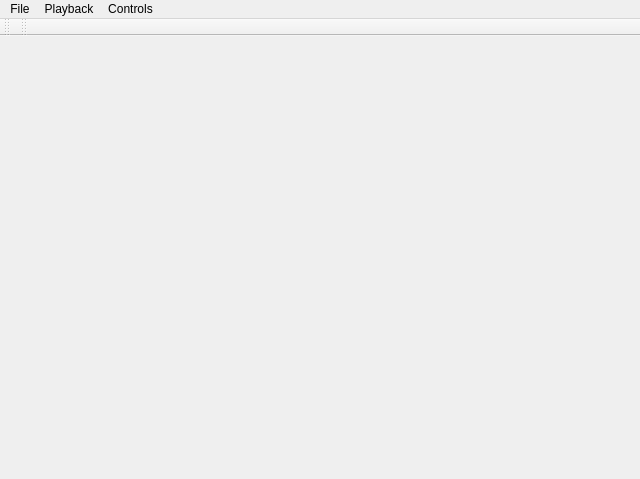
<?xml version="1.0" encoding="UTF-8"?>
<ui version="4.0">
 <class>MainForm</class>
 <widget class="QMainWindow" name="MainForm">
  <property name="geometry">
   <rect>
    <x>0</x>
    <y>0</y>
    <width>640</width>
    <height>479</height>
   </rect>
  </property>
  <property name="sizePolicy">
   <sizepolicy hsizetype="Preferred" vsizetype="MinimumExpanding">
    <horstretch>0</horstretch>
    <verstretch>0</verstretch>
   </sizepolicy>
  </property>
  <property name="windowTitle">
   <string notr="true">zxtune-qt</string>
  </property>
  <widget class="QWidget" name="centralwidget"/>
  <widget class="QMenuBar" name="menubar">
   <property name="geometry">
    <rect>
     <x>0</x>
     <y>0</y>
     <width>640</width>
     <height>24</height>
    </rect>
   </property>
   <widget class="QMenu" name="menuFile">
    <property name="title">
     <string>File</string>
    </property>
   </widget>
   <widget class="QMenu" name="menuPlayback">
    <property name="title">
     <string>Playback</string>
    </property>
    <addaction name="actionPlay"/>
    <addaction name="actionPause"/>
    <addaction name="actionStop"/>
    <addaction name="separator"/>
    <addaction name="actionNext"/>
    <addaction name="actionPrevious_2"/>
   </widget>
   <widget class="QMenu" name="menuControls">
    <property name="title">
     <string>Controls</string>
    </property>
    <addaction name="actionShowPlayback"/>
    <addaction name="actionShowSeeking"/>
   </widget>
   <addaction name="menuFile"/>
   <addaction name="menuPlayback"/>
   <addaction name="menuControls"/>
  </widget>
  <widget class="QToolBar" name="controlToolbar">
   <property name="sizePolicy">
    <sizepolicy hsizetype="Maximum" vsizetype="MinimumExpanding">
     <horstretch>0</horstretch>
     <verstretch>0</verstretch>
    </sizepolicy>
   </property>
   <property name="windowTitle">
    <string>toolBar</string>
   </property>
   <property name="allowedAreas">
    <set>Qt::BottomToolBarArea|Qt::TopToolBarArea</set>
   </property>
   <attribute name="toolBarArea">
    <enum>TopToolBarArea</enum>
   </attribute>
   <attribute name="toolBarBreak">
    <bool>false</bool>
   </attribute>
  </widget>
  <widget class="QToolBar" name="seekToolbar">
   <property name="windowTitle">
    <string>toolBar</string>
   </property>
   <attribute name="toolBarArea">
    <enum>TopToolBarArea</enum>
   </attribute>
   <attribute name="toolBarBreak">
    <bool>false</bool>
   </attribute>
  </widget>
  <action name="actionPlay">
   <property name="text">
    <string>Play</string>
   </property>
  </action>
  <action name="actionPause">
   <property name="text">
    <string>Pause</string>
   </property>
  </action>
  <action name="actionStop">
   <property name="text">
    <string>Stop</string>
   </property>
  </action>
  <action name="actionPrevious">
   <property name="text">
    <string>Previous</string>
   </property>
  </action>
  <action name="actionNext">
   <property name="text">
    <string>Next</string>
   </property>
  </action>
  <action name="actionPrevious_2">
   <property name="text">
    <string>Previous</string>
   </property>
  </action>
  <action name="actionShowPlayback">
   <property name="checkable">
    <bool>true</bool>
   </property>
   <property name="checked">
    <bool>true</bool>
   </property>
   <property name="text">
    <string>Playback</string>
   </property>
  </action>
  <action name="actionShowSeeking">
   <property name="checkable">
    <bool>true</bool>
   </property>
   <property name="checked">
    <bool>true</bool>
   </property>
   <property name="text">
    <string>Seeking</string>
   </property>
  </action>
 </widget>
 <resources/>
 <connections>
  <connection>
   <sender>actionShowPlayback</sender>
   <signal>toggled(bool)</signal>
   <receiver>controlToolbar</receiver>
   <slot>setVisible(bool)</slot>
   <hints>
    <hint type="sourcelabel">
     <x>-1</x>
     <y>-1</y>
    </hint>
    <hint type="destinationlabel">
     <x>3</x>
     <y>27</y>
    </hint>
   </hints>
  </connection>
  <connection>
   <sender>actionShowSeeking</sender>
   <signal>toggled(bool)</signal>
   <receiver>seekToolbar</receiver>
   <slot>setVisible(bool)</slot>
   <hints>
    <hint type="sourcelabel">
     <x>-1</x>
     <y>-1</y>
    </hint>
    <hint type="destinationlabel">
     <x>323</x>
     <y>27</y>
    </hint>
   </hints>
  </connection>
 </connections>
</ui>
